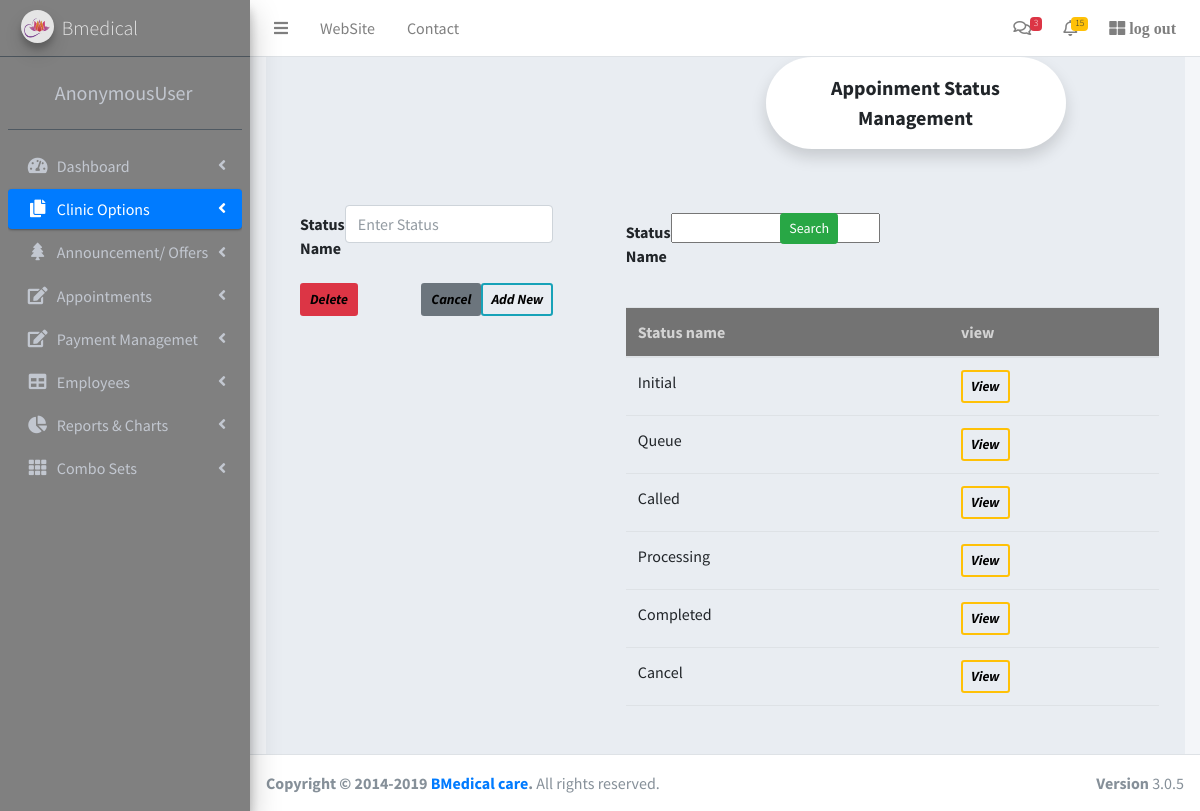
/appsample/appoinmentstatus/, run on the app's committed database.
### appsample/models.py (models this page shows, shortened)
class AppoinmentStatus(models.Model):
	name = models.CharField(max_length = 20)

### appsample/views.py (the view)
# urls.py: re_path(r'^appoinmentstatus/(?P<pk>\d+)?$', views.appoinmentstatus, name = 'appoinmentstatus'),
def appoinmentstatus(request, pk=None):
	model = AppoinmentStatus.objects.get(pk=pk) if pk else AppoinmentStatus()
	data = AppoinmentStatus.objects.all()
	filter = AppoinmentStatusFilter(request.GET, queryset = data)
	data = filter.qs
	if request.POST.get('save'):
		form = AppoinmentStatusForm(request.POST, instance=model)
		if form.is_valid():
			form.save()
			return redirect('/appsample/appoinmentstatus')
	else:
		form = AppoinmentStatusForm(instance=model)
		if request.POST:
			model.delete()
			return redirect('/appsample/appoinmentstatus')
	context = {'form':form, 'data':data, 'filter':filter}
	return render(request, 'appoinmentstatus.html', context)

### appsample/forms.py
class AppoinmentStatusForm(ModelForm):
	class Meta:
		model = AppoinmentStatus
		fields = '__all__'
		widgets = {
			'name':TextInput(attrs = {'class':'form-control', 'placeholder':'Enter Status'}),
		}

### appsample/templates/appoinmentstatus.html (shortened to what this page needs)
{% extends 'main.html' %}
{% block content %}
<div style="background-color:#e9edf2; " >
<div class="rounded-pill text-center fw-bold fs-5 shadow p-3 mb-4 bg-body rounded "
style = "background-color:yellow; width:300px; margin-left:500px;">
Appoinment Status Management
</div>
<div class="row">
    <div class=" p-3 my-3  col-md-4"  >
		<form method = "POST"  style="margin-left:10px;" class="pl-3">
  				<div class="row mb-3">
    				<label  class="col-sm-2 col-form-label fw-bold">Status Name</label>
   					<div class="col-sm-10">
     					 {{form.name}}
    				</div>
  				</div>
			<input type="submit" value="Add New " name="save" style="color: black" class="btn btn-outline-info  border-2 fw-bold btn-sm fst-italic float-end">
			<input type="submit" value="Delete" style="color: black" class="btn btn-danger  border-2 fw-bold btn-sm fst-italic float-left">
			<input type="reset"  value="Cancel" style="color: black" class="btn btn-secondary  border-2 fw-bold btn-sm fst-italic float-end">
		</form>
    </div>
    <div class="p-3 my-3  col-md-8  " >
		<div class= "row ">
			<form method = "GET" class=" pl-5 row mt-2">
	  			<div class="col-md-4 ">
	  				<div class="row mb-3">
    					<label  class="col-sm-3 col-form-label fw-bold pr-2">Status Name</label>
   						<div class="col-sm-7 ">
     					 	{{filter.form.name}}
    					</div>
  					</div>
	  			</div>
				<div class="col-md-1 ">
					<input type="submit" value="Search " class="btn btn-success btn-sm float-end ">
				</div>
		</form>
		</div>
		<div class= "row pt-3 pl-5 pr-4">
					<table class="table  table-hover caption-top ">
						<thead class=" table-active" style="background-color:gray; color:lightgray;">
							<tr>
								<th scope="col">Status name</th>
								<th scope="col">view</th>
							</tr>
						</thead>
						<tbody>
							{% for d in data %}
							<tr>
								<td>{{d.name}}</td>
								<td>
									<a class="btn btn-outline-warning btn-sm border-2 fst-italic fw-bold" href = "{{d.id}}" style="color: black;" >View</a>
							</tr>
							{% endfor %}
						</tbody>
					</table>
		</div>
    </div>
</div>
</div>
{% endblock %}

### data on the page
AppoinmentStatus: name "Initial"
AppoinmentStatus: name "Queue"
AppoinmentStatus: name "Called"
AppoinmentStatus: name "Processing"
AppoinmentStatus: name "Completed"
AppoinmentStatus: name "Cancel"

### other printed values
{{ request.user }} "AnonymousUser"
